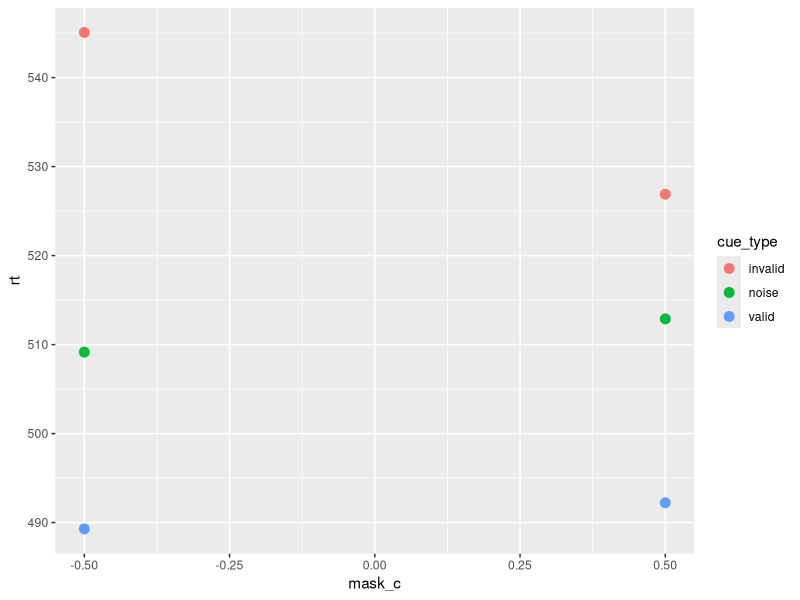
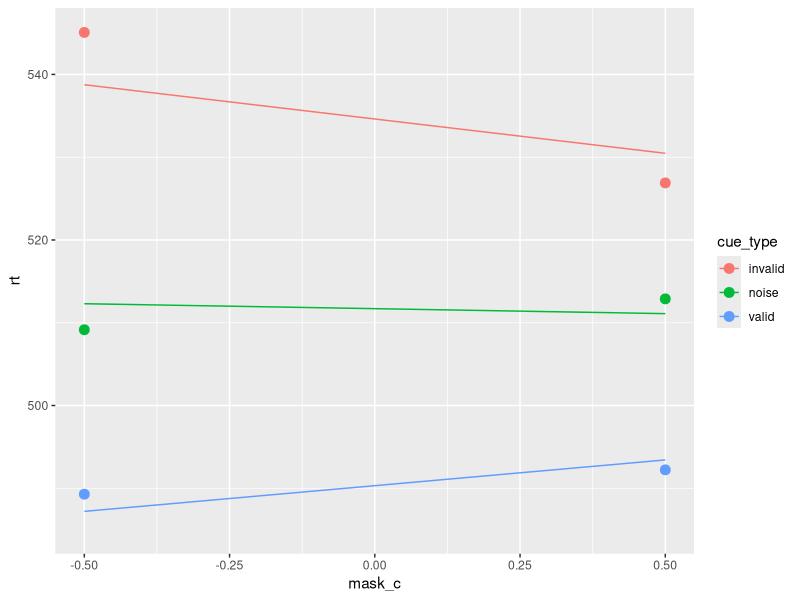
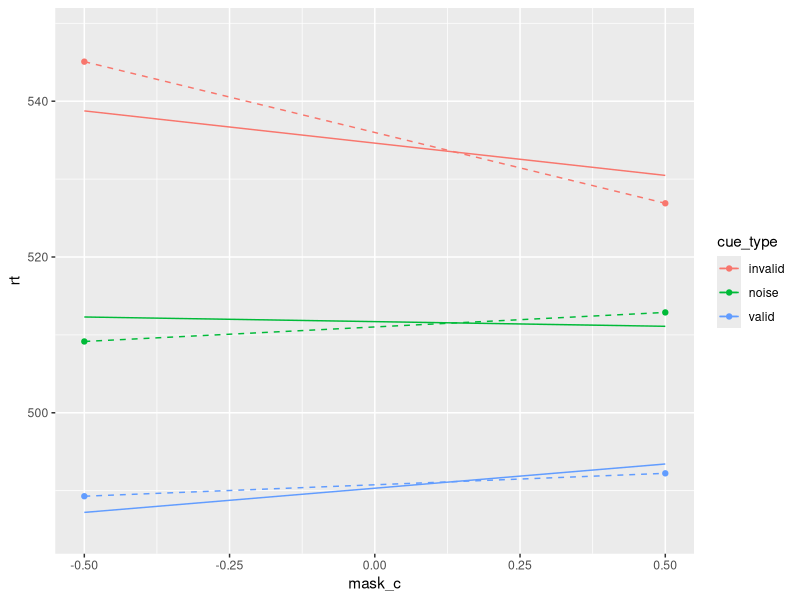

These figures' R source, in order:
## ---- chunk 1
require(lme4)
require(ggplot2)

df <- read.csv("dualmask-final.csv")
df.nona <- df[!is.na(df$rt), ] # remove bad trials so ggplot doesn't get mad
head(df)

# plot just the means
ggplot(df.nona, aes(x = mask_c, y = rt, color = cue_type)) +
  stat_summary(fun.y = mean, geom = "point", size = 3.0)

# fit a model with just the linear interaction
unique(df.nona[,c("cue_type", "cue_l")])
mod1 <- lmer(rt ~ cue_l * mask_c + (1|subj_id) + (1|pic), data = df, REML = FALSE)
summary(mod1)$coefficients

# model comparison
mod1.chisqr <- anova(mod1, update(mod1, . ~ . - cue_l:mask_c))
mod1.chisqr

ggplot(df.nona, aes(x = mask_c, y = rt, color = cue_type)) +
  stat_summary(fun.y = mean, geom = "point", size = 3.0) +
  stat_summary(aes(y = fitted(mod1)), fun.data = mean_se, geom = "line")

# fit a model with both the linear and the quadratic terms
unique(df.nona[,c("cue_type", "cue_l", "cue_q")])
mod2 <- lmer(rt ~ (cue_l + cue_q) * mask_c + (1|subj_id) + (1|pic), data = df, REML = FALSE)
summary(mod2)$coefficients

# model comparison
mod2.chisqr <- anova(mod2, update(mod2, . ~ . - cue_l:mask_c))
mod2.chisqr

ggplot(df.nona, aes(x = mask_c, y = rt, color = cue_type)) +
  stat_summary(fun.y = mean, geom = "point") +
  stat_summary(aes(y = fitted(mod1)), fun.data = mean_se, geom = "line") +
  stat_summary(aes(y = fitted(mod2)), fun.data = mean_se, geom = "line", linetype = 2)
